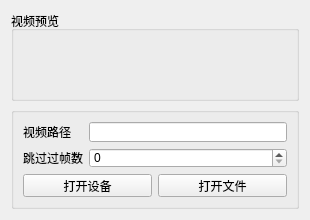
<?xml version="1.0" encoding="UTF-8"?>
<ui version="4.0">
 <class>video_pre_settings</class>
 <widget class="QWidget" name="video_pre_settings">
  <property name="geometry">
   <rect>
    <x>0</x>
    <y>0</y>
    <width>310</width>
    <height>220</height>
   </rect>
  </property>
  <property name="maximumSize">
   <size>
    <width>16777215</width>
    <height>16777215</height>
   </size>
  </property>
  <property name="windowTitle">
   <string>Form</string>
  </property>
  <layout class="QGridLayout" name="gridLayout_2">
   <item row="0" column="0">
    <layout class="QVBoxLayout" name="verticalLayout">
     <item>
      <widget class="QGroupBox" name="groupBox">
       <property name="title">
        <string>视频预览</string>
       </property>
       <layout class="QGridLayout" name="gridLayout_3">
        <item row="0" column="0">
         <layout class="QHBoxLayout" name="videoview"/>
        </item>
       </layout>
      </widget>
     </item>
     <item>
      <widget class="QGroupBox" name="groupBox_2">
       <property name="maximumSize">
        <size>
         <width>16777215</width>
         <height>113</height>
        </size>
       </property>
       <property name="title">
        <string/>
       </property>
       <layout class="QGridLayout" name="gridLayout_4">
        <item row="0" column="0">
         <layout class="QVBoxLayout" name="verticalLayout_2">
          <item>
           <layout class="QGridLayout" name="gridLayout">
            <item row="0" column="0">
             <widget class="QLabel" name="label">
              <property name="maximumSize">
               <size>
                <width>16777215</width>
                <height>20</height>
               </size>
              </property>
              <property name="text">
               <string>视频路径</string>
              </property>
             </widget>
            </item>
            <item row="0" column="1">
             <widget class="QLineEdit" name="path">
              <property name="maximumSize">
               <size>
                <width>16777215</width>
                <height>20</height>
               </size>
              </property>
             </widget>
            </item>
            <item row="1" column="0">
             <widget class="QLabel" name="label_2">
              <property name="maximumSize">
               <size>
                <width>16777215</width>
                <height>20</height>
               </size>
              </property>
              <property name="text">
               <string>跳过过帧数</string>
              </property>
             </widget>
            </item>
            <item row="1" column="1">
             <widget class="QSpinBox" name="skipframe">
              <property name="maximumSize">
               <size>
                <width>16777215</width>
                <height>20</height>
               </size>
              </property>
              <property name="maximum">
               <number>10000</number>
              </property>
              <property name="singleStep">
               <number>10</number>
              </property>
             </widget>
            </item>
           </layout>
          </item>
          <item>
           <layout class="QHBoxLayout" name="horizontalLayout">
            <item>
             <widget class="QPushButton" name="open_rtsp">
              <property name="maximumSize">
               <size>
                <width>16777215</width>
                <height>23</height>
               </size>
              </property>
              <property name="text">
               <string>打开设备</string>
              </property>
             </widget>
            </item>
            <item>
             <widget class="QPushButton" name="openvideo">
              <property name="maximumSize">
               <size>
                <width>16777215</width>
                <height>23</height>
               </size>
              </property>
              <property name="text">
               <string>打开文件</string>
              </property>
             </widget>
            </item>
           </layout>
          </item>
         </layout>
        </item>
       </layout>
      </widget>
     </item>
    </layout>
   </item>
  </layout>
 </widget>
 <resources/>
 <connections/>
</ui>
